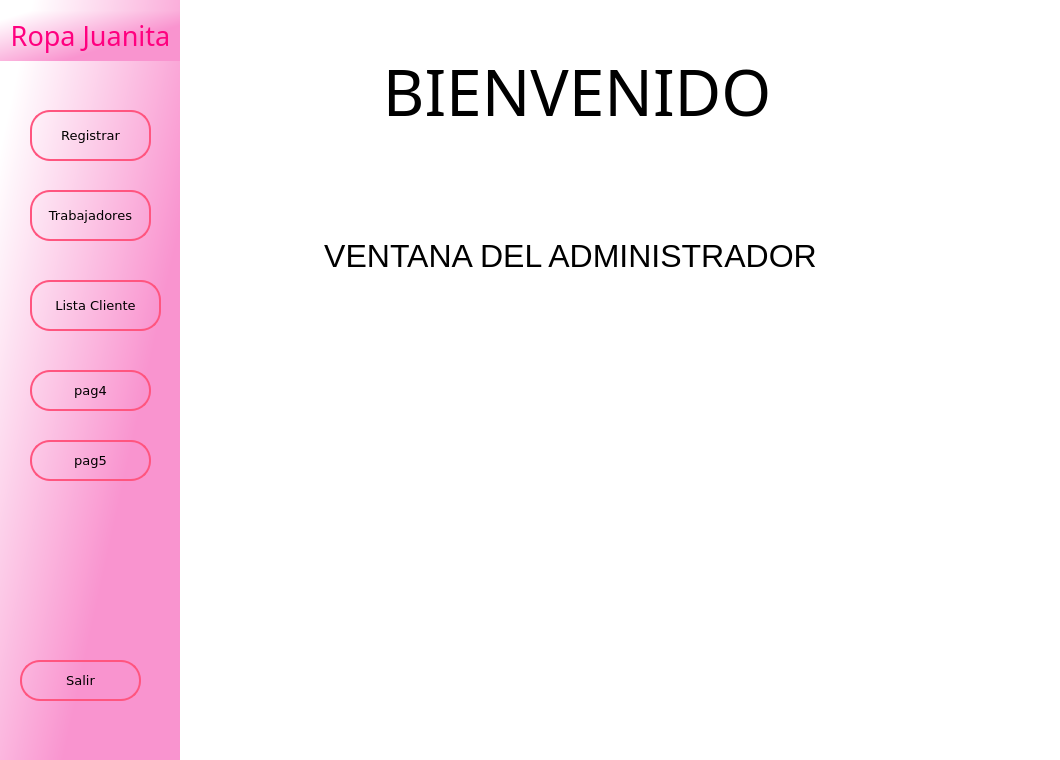
<?xml version="1.0" encoding="UTF-8"?>
<ui version="4.0">
 <class>MainWindow</class>
 <widget class="QMainWindow" name="MainWindow">
  <property name="geometry">
   <rect>
    <x>0</x>
    <y>0</y>
    <width>1060</width>
    <height>760</height>
   </rect>
  </property>
  <property name="windowTitle">
   <string>VENTANA DEL ADMINISTRADOR</string>
  </property>
  <property name="windowIcon">
   <iconset>
    <normaloff>logo1.png</normaloff>logo1.png</iconset>
  </property>
  <property name="styleSheet">
   <string notr="true"/>
  </property>
  <widget class="QWidget" name="centralwidget">
   <layout class="QHBoxLayout" name="horizontalLayout">
    <property name="spacing">
     <number>0</number>
    </property>
    <property name="leftMargin">
     <number>0</number>
    </property>
    <property name="topMargin">
     <number>0</number>
    </property>
    <property name="rightMargin">
     <number>0</number>
    </property>
    <property name="bottomMargin">
     <number>0</number>
    </property>
    <item>
     <widget class="QFrame" name="frame">
      <property name="frameShape">
       <enum>QFrame::NoFrame</enum>
      </property>
      <property name="frameShadow">
       <enum>QFrame::Raised</enum>
      </property>
      <layout class="QVBoxLayout" name="verticalLayout">
       <property name="spacing">
        <number>0</number>
       </property>
       <property name="leftMargin">
        <number>0</number>
       </property>
       <property name="topMargin">
        <number>0</number>
       </property>
       <property name="rightMargin">
        <number>0</number>
       </property>
       <property name="bottomMargin">
        <number>0</number>
       </property>
       <item>
        <widget class="QFrame" name="frame_2">
         <property name="frameShape">
          <enum>QFrame::NoFrame</enum>
         </property>
         <property name="frameShadow">
          <enum>QFrame::Raised</enum>
         </property>
         <layout class="QHBoxLayout" name="horizontalLayout_2">
          <property name="spacing">
           <number>0</number>
          </property>
          <property name="leftMargin">
           <number>0</number>
          </property>
          <property name="topMargin">
           <number>0</number>
          </property>
          <property name="rightMargin">
           <number>0</number>
          </property>
          <property name="bottomMargin">
           <number>0</number>
          </property>
          <item>
           <widget class="QFrame" name="menuizquierdo">
            <property name="minimumSize">
             <size>
              <width>180</width>
              <height>0</height>
             </size>
            </property>
            <property name="maximumSize">
             <size>
              <width>50</width>
              <height>16777215</height>
             </size>
            </property>
            <property name="frameShape">
             <enum>QFrame::NoFrame</enum>
            </property>
            <property name="frameShadow">
             <enum>QFrame::Raised</enum>
            </property>
            <layout class="QVBoxLayout" name="verticalLayout_2">
             <property name="spacing">
              <number>0</number>
             </property>
             <property name="leftMargin">
              <number>0</number>
             </property>
             <property name="topMargin">
              <number>0</number>
             </property>
             <property name="rightMargin">
              <number>0</number>
             </property>
             <property name="bottomMargin">
              <number>0</number>
             </property>
             <item>
              <widget class="QFrame" name="menubotones">
               <property name="styleSheet">
                <string notr="true">QFrame{
background-color:qlineargradient(spread:pad, x1:1, y1:1, x2:0.06, y2:0.131227, stop:0.373134 rgba(249, 148, 207, 255), stop:1 rgba(255, 255, 255, 255))
}

QPushButton{
border:2px solid rgb(255, 85, 127);
border-radius:20px;

}

QPushButton:hover{
background-color:rgb(255, 255, 255);
}</string>
               </property>
               <property name="frameShape">
                <enum>QFrame::NoFrame</enum>
               </property>
               <property name="frameShadow">
                <enum>QFrame::Raised</enum>
               </property>
               <widget class="QPushButton" name="btnRegistro">
                <property name="geometry">
                 <rect>
                  <x>30</x>
                  <y>110</y>
                  <width>121</width>
                  <height>51</height>
                 </rect>
                </property>
                <property name="font">
                 <font>
                  <family>Verdana</family>
                  <pointsize>10</pointsize>
                 </font>
                </property>
                <property name="text">
                 <string>Registrar</string>
                </property>
               </widget>
               <widget class="QPushButton" name="btnPag2">
                <property name="geometry">
                 <rect>
                  <x>30</x>
                  <y>190</y>
                  <width>121</width>
                  <height>51</height>
                 </rect>
                </property>
                <property name="font">
                 <font>
                  <family>Verdana</family>
                  <pointsize>10</pointsize>
                 </font>
                </property>
                <property name="text">
                 <string>Trabajadores</string>
                </property>
               </widget>
               <widget class="QPushButton" name="btnPag3">
                <property name="geometry">
                 <rect>
                  <x>30</x>
                  <y>280</y>
                  <width>131</width>
                  <height>51</height>
                 </rect>
                </property>
                <property name="font">
                 <font>
                  <family>Verdana</family>
                  <pointsize>10</pointsize>
                 </font>
                </property>
                <property name="text">
                 <string>Lista Cliente</string>
                </property>
               </widget>
               <widget class="QPushButton" name="btnPag4">
                <property name="geometry">
                 <rect>
                  <x>30</x>
                  <y>370</y>
                  <width>121</width>
                  <height>41</height>
                 </rect>
                </property>
                <property name="font">
                 <font>
                  <family>Verdana</family>
                  <pointsize>10</pointsize>
                 </font>
                </property>
                <property name="text">
                 <string>pag4</string>
                </property>
               </widget>
               <widget class="QPushButton" name="btnPag5">
                <property name="geometry">
                 <rect>
                  <x>30</x>
                  <y>440</y>
                  <width>121</width>
                  <height>41</height>
                 </rect>
                </property>
                <property name="font">
                 <font>
                  <family>Verdana</family>
                  <pointsize>10</pointsize>
                 </font>
                </property>
                <property name="text">
                 <string>pag5</string>
                </property>
               </widget>
               <widget class="QPushButton" name="btnSalir">
                <property name="geometry">
                 <rect>
                  <x>30</x>
                  <y>790</y>
                  <width>131</width>
                  <height>51</height>
                 </rect>
                </property>
                <property name="font">
                 <font>
                  <family>Verdana</family>
                  <pointsize>10</pointsize>
                 </font>
                </property>
                <property name="text">
                 <string>salir</string>
                </property>
               </widget>
               <widget class="QLabel" name="label_24">
                <property name="geometry">
                 <rect>
                  <x>0</x>
                  <y>10</y>
                  <width>181</width>
                  <height>51</height>
                 </rect>
                </property>
                <property name="font">
                 <font>
                  <family>Rage Italic</family>
                 </font>
                </property>
                <property name="styleSheet">
                 <string notr="true"/>
                </property>
                <property name="text">
                 <string>&lt;html&gt;&lt;head/&gt;&lt;body&gt;&lt;p align=&quot;center&quot;&gt;&lt;span style=&quot; font-size:20pt; color:#ff007f;&quot;&gt;Ropa Juanita&lt;/span&gt;&lt;/p&gt;&lt;/body&gt;&lt;/html&gt;</string>
                </property>
               </widget>
               <widget class="QPushButton" name="btnSalidaAdmi">
                <property name="geometry">
                 <rect>
                  <x>20</x>
                  <y>660</y>
                  <width>121</width>
                  <height>41</height>
                 </rect>
                </property>
                <property name="font">
                 <font>
                  <family>Verdana</family>
                  <pointsize>10</pointsize>
                 </font>
                </property>
                <property name="text">
                 <string>Salir</string>
                </property>
               </widget>
              </widget>
             </item>
            </layout>
           </widget>
          </item>
          <item>
           <widget class="QFrame" name="menuderecho">
            <property name="styleSheet">
             <string notr="true">background-color: rgb(255, 255, 255);</string>
            </property>
            <property name="frameShape">
             <enum>QFrame::NoFrame</enum>
            </property>
            <property name="frameShadow">
             <enum>QFrame::Raised</enum>
            </property>
            <layout class="QVBoxLayout" name="verticalLayout_3">
             <property name="spacing">
              <number>0</number>
             </property>
             <property name="leftMargin">
              <number>0</number>
             </property>
             <property name="topMargin">
              <number>0</number>
             </property>
             <property name="rightMargin">
              <number>0</number>
             </property>
             <property name="bottomMargin">
              <number>0</number>
             </property>
             <item>
              <widget class="QStackedWidget" name="paginas">
               <property name="font">
                <font>
                 <kerning>true</kerning>
                </font>
               </property>
               <property name="styleSheet">
                <string notr="true"/>
               </property>
               <property name="currentIndex">
                <number>5</number>
               </property>
               <widget class="QWidget" name="page">
                <widget class="QLabel" name="label_2">
                 <property name="geometry">
                  <rect>
                   <x>80</x>
                   <y>170</y>
                   <width>111</width>
                   <height>41</height>
                  </rect>
                 </property>
                 <property name="font">
                  <font>
                   <family>Verdana</family>
                   <pointsize>12</pointsize>
                  </font>
                 </property>
                 <property name="text">
                  <string>Nombre:</string>
                 </property>
                </widget>
                <widget class="QLabel" name="label_3">
                 <property name="geometry">
                  <rect>
                   <x>80</x>
                   <y>240</y>
                   <width>181</width>
                   <height>41</height>
                  </rect>
                 </property>
                 <property name="font">
                  <font>
                   <family>Verdana</family>
                   <pointsize>12</pointsize>
                  </font>
                 </property>
                 <property name="text">
                  <string>Apellido Paterno:</string>
                 </property>
                </widget>
                <widget class="QLabel" name="label_4">
                 <property name="geometry">
                  <rect>
                   <x>80</x>
                   <y>100</y>
                   <width>111</width>
                   <height>41</height>
                  </rect>
                 </property>
                 <property name="font">
                  <font>
                   <family>Verdana</family>
                   <pointsize>12</pointsize>
                  </font>
                 </property>
                 <property name="text">
                  <string>DNI:</string>
                 </property>
                </widget>
                <widget class="QLabel" name="label_5">
                 <property name="geometry">
                  <rect>
                   <x>80</x>
                   <y>390</y>
                   <width>111</width>
                   <height>41</height>
                  </rect>
                 </property>
                 <property name="font">
                  <font>
                   <family>Verdana</family>
                   <pointsize>12</pointsize>
                  </font>
                 </property>
                 <property name="text">
                  <string>Telefono:</string>
                 </property>
                </widget>
                <widget class="QLabel" name="label_6">
                 <property name="geometry">
                  <rect>
                   <x>80</x>
                   <y>320</y>
                   <width>181</width>
                   <height>41</height>
                  </rect>
                 </property>
                 <property name="font">
                  <font>
                   <family>Verdana</family>
                   <pointsize>12</pointsize>
                  </font>
                 </property>
                 <property name="text">
                  <string>Apellido Materno:</string>
                 </property>
                </widget>
                <widget class="QLineEdit" name="txtNombreTrabajo">
                 <property name="geometry">
                  <rect>
                   <x>270</x>
                   <y>170</y>
                   <width>161</width>
                   <height>41</height>
                  </rect>
                 </property>
                 <property name="font">
                  <font>
                   <family>Verdana</family>
                   <pointsize>12</pointsize>
                  </font>
                 </property>
                 <property name="styleSheet">
                  <string notr="true">QLineEdit{
background-color: rgb(255, 255, 255);
border:none;
border-bottom:2px solid rgb(255, 0, 127);
padding-bottom:7px;
}</string>
                 </property>
                </widget>
                <widget class="QLineEdit" name="txtApellidoPTrabajo">
                 <property name="geometry">
                  <rect>
                   <x>270</x>
                   <y>240</y>
                   <width>161</width>
                   <height>41</height>
                  </rect>
                 </property>
                 <property name="font">
                  <font>
                   <family>Verdana</family>
                   <pointsize>12</pointsize>
                  </font>
                 </property>
                 <property name="styleSheet">
                  <string notr="true">QLineEdit{
background-color: rgb(255, 255, 255);
border:none;
border-bottom:2px solid rgb(255, 0, 127);
padding-bottom:7px;
}</string>
                 </property>
                </widget>
                <widget class="QLineEdit" name="txtApellidoMTrabajo">
                 <property name="geometry">
                  <rect>
                   <x>270</x>
                   <y>320</y>
                   <width>161</width>
                   <height>41</height>
                  </rect>
                 </property>
                 <property name="font">
                  <font>
                   <family>Verdana</family>
                   <pointsize>12</pointsize>
                  </font>
                 </property>
                 <property name="styleSheet">
                  <string notr="true">QLineEdit{
background-color: rgb(255, 255, 255);
border:none;
border-bottom:2px solid rgb(255, 0, 127);
padding-bottom:7px;
}</string>
                 </property>
                </widget>
                <widget class="QLineEdit" name="txtDNITrabajo">
                 <property name="geometry">
                  <rect>
                   <x>270</x>
                   <y>100</y>
                   <width>161</width>
                   <height>41</height>
                  </rect>
                 </property>
                 <property name="font">
                  <font>
                   <family>Verdana</family>
                   <pointsize>12</pointsize>
                  </font>
                 </property>
                 <property name="styleSheet">
                  <string notr="true">QLineEdit{
background-color: rgb(255, 255, 255);
border:none;
border-bottom:2px solid rgb(255, 0, 127);
padding-bottom:7px;
}</string>
                 </property>
                </widget>
                <widget class="QLineEdit" name="txtTelefonoTrabajo">
                 <property name="geometry">
                  <rect>
                   <x>270</x>
                   <y>390</y>
                   <width>161</width>
                   <height>41</height>
                  </rect>
                 </property>
                 <property name="font">
                  <font>
                   <family>Verdana</family>
                   <pointsize>12</pointsize>
                  </font>
                 </property>
                 <property name="styleSheet">
                  <string notr="true">QLineEdit{
background-color: rgb(255, 255, 255);
border:none;
border-bottom:2px solid rgb(255, 0, 127);
padding-bottom:7px;
}</string>
                 </property>
                </widget>
                <widget class="QLabel" name="label_25">
                 <property name="geometry">
                  <rect>
                   <x>70</x>
                   <y>0</y>
                   <width>621</width>
                   <height>91</height>
                  </rect>
                 </property>
                 <property name="font">
                  <font>
                   <pointsize>24</pointsize>
                  </font>
                 </property>
                 <property name="text">
                  <string>Registro del Trabajador</string>
                 </property>
                 <property name="alignment">
                  <set>Qt::AlignCenter</set>
                 </property>
                </widget>
                <widget class="QLineEdit" name="txtCorreoTrabajo">
                 <property name="geometry">
                  <rect>
                   <x>270</x>
                   <y>460</y>
                   <width>161</width>
                   <height>41</height>
                  </rect>
                 </property>
                 <property name="font">
                  <font>
                   <family>Verdana</family>
                   <pointsize>12</pointsize>
                  </font>
                 </property>
                 <property name="styleSheet">
                  <string notr="true">QLineEdit{
background-color: rgb(255, 255, 255);
border:none;
border-bottom:2px solid rgb(255, 0, 127);
padding-bottom:7px;
}</string>
                 </property>
                 <property name="text">
                  <string/>
                 </property>
                </widget>
                <widget class="QLabel" name="label_7">
                 <property name="geometry">
                  <rect>
                   <x>80</x>
                   <y>460</y>
                   <width>111</width>
                   <height>41</height>
                  </rect>
                 </property>
                 <property name="font">
                  <font>
                   <family>Verdana</family>
                   <pointsize>12</pointsize>
                  </font>
                 </property>
                 <property name="text">
                  <string>Correo:</string>
                 </property>
                </widget>
                <widget class="QLabel" name="label_9">
                 <property name="geometry">
                  <rect>
                   <x>80</x>
                   <y>530</y>
                   <width>111</width>
                   <height>41</height>
                  </rect>
                 </property>
                 <property name="font">
                  <font>
                   <family>Verdana</family>
                   <pointsize>12</pointsize>
                  </font>
                 </property>
                 <property name="text">
                  <string>Cargo:</string>
                 </property>
                </widget>
                <widget class="QLineEdit" name="txtCargoTrabajo">
                 <property name="geometry">
                  <rect>
                   <x>270</x>
                   <y>530</y>
                   <width>161</width>
                   <height>41</height>
                  </rect>
                 </property>
                 <property name="font">
                  <font>
                   <family>Verdana</family>
                   <pointsize>12</pointsize>
                  </font>
                 </property>
                 <property name="styleSheet">
                  <string notr="true">QLineEdit{
background-color: rgb(255, 255, 255);
border:none;
border-bottom:2px solid rgb(255, 0, 127);
padding-bottom:7px;
}</string>
                 </property>
                 <property name="text">
                  <string/>
                 </property>
                </widget>
                <widget class="QPushButton" name="btnRegistroTrabajo">
                 <property name="geometry">
                  <rect>
                   <x>340</x>
                   <y>690</y>
                   <width>201</width>
                   <height>51</height>
                  </rect>
                 </property>
                 <property name="font">
                  <font>
                   <family>Verdana</family>
                   <pointsize>12</pointsize>
                  </font>
                 </property>
                 <property name="cursor">
                  <cursorShape>PointingHandCursor</cursorShape>
                 </property>
                 <property name="styleSheet">
                  <string notr="true">QPushButton{
border:2px solid rgb(255, 85, 127);
border-radius:20px;

}

QPushButton:hover{
background-color:qlineargradient(spread:pad, x1:1, y1:1, x2:0.06, y2:0.131227, stop:0.373134 rgba(249, 148, 207, 255), stop:1 rgba(255, 255, 255, 255))
}</string>
                 </property>
                 <property name="text">
                  <string>Registrar</string>
                 </property>
                </widget>
                <widget class="QLineEdit" name="txtSueldoTrabajo">
                 <property name="geometry">
                  <rect>
                   <x>270</x>
                   <y>600</y>
                   <width>161</width>
                   <height>41</height>
                  </rect>
                 </property>
                 <property name="font">
                  <font>
                   <family>Verdana</family>
                   <pointsize>12</pointsize>
                  </font>
                 </property>
                 <property name="styleSheet">
                  <string notr="true">QLineEdit{
background-color: rgb(255, 255, 255);
border:none;
border-bottom:2px solid rgb(255, 0, 127);
padding-bottom:7px;
}</string>
                 </property>
                 <property name="text">
                  <string/>
                 </property>
                </widget>
                <widget class="QLabel" name="label_10">
                 <property name="geometry">
                  <rect>
                   <x>80</x>
                   <y>600</y>
                   <width>111</width>
                   <height>41</height>
                  </rect>
                 </property>
                 <property name="font">
                  <font>
                   <family>Verdana</family>
                   <pointsize>12</pointsize>
                  </font>
                 </property>
                 <property name="text">
                  <string>Sueldo:</string>
                 </property>
                </widget>
               </widget>
               <widget class="QWidget" name="page_2">
                <widget class="QLabel" name="label_8">
                 <property name="geometry">
                  <rect>
                   <x>290</x>
                   <y>270</y>
                   <width>291</width>
                   <height>261</height>
                  </rect>
                 </property>
                 <property name="text">
                  <string/>
                 </property>
                 <property name="pixmap">
                  <pixmap>logoSinFondo2.png</pixmap>
                 </property>
                 <property name="scaledContents">
                  <bool>true</bool>
                 </property>
                </widget>
                <widget class="QTableWidget" name="tblListaTrabajo">
                 <property name="geometry">
                  <rect>
                   <x>30</x>
                   <y>140</y>
                   <width>831</width>
                   <height>421</height>
                  </rect>
                 </property>
                 <property name="styleSheet">
                  <string notr="true">border:2px solid rgb(255, 85, 127);</string>
                 </property>
                 <column>
                  <property name="text">
                   <string>DNI</string>
                  </property>
                 </column>
                 <column>
                  <property name="text">
                   <string>NOMBRE</string>
                  </property>
                 </column>
                 <column>
                  <property name="text">
                   <string>APELLIDO P</string>
                  </property>
                 </column>
                 <column>
                  <property name="text">
                   <string>APELLIDO M</string>
                  </property>
                 </column>
                 <column>
                  <property name="text">
                   <string>TELEFONO</string>
                  </property>
                 </column>
                 <column>
                  <property name="text">
                   <string>CORREO</string>
                  </property>
                 </column>
                 <column>
                  <property name="text">
                   <string>CARGO</string>
                  </property>
                 </column>
                 <column>
                  <property name="text">
                   <string>SUELDO</string>
                  </property>
                 </column>
                </widget>
                <widget class="QLabel" name="label_27">
                 <property name="geometry">
                  <rect>
                   <x>210</x>
                   <y>20</y>
                   <width>471</width>
                   <height>61</height>
                  </rect>
                 </property>
                 <property name="font">
                  <font>
                   <family>Verdana</family>
                   <pointsize>24</pointsize>
                  </font>
                 </property>
                 <property name="text">
                  <string>Lista de Trabajadores</string>
                 </property>
                 <property name="alignment">
                  <set>Qt::AlignCenter</set>
                 </property>
                </widget>
                <widget class="QPushButton" name="btnConsultaTrabajador">
                 <property name="geometry">
                  <rect>
                   <x>330</x>
                   <y>620</y>
                   <width>201</width>
                   <height>51</height>
                  </rect>
                 </property>
                 <property name="font">
                  <font>
                   <family>Verdana</family>
                   <pointsize>12</pointsize>
                  </font>
                 </property>
                 <property name="cursor">
                  <cursorShape>PointingHandCursor</cursorShape>
                 </property>
                 <property name="styleSheet">
                  <string notr="true">QPushButton{
border:2px solid rgb(255, 85, 127);
border-radius:20px;

}

QPushButton:hover{
background-color:qlineargradient(spread:pad, x1:1, y1:1, x2:0.06, y2:0.131227, stop:0.373134 rgba(249, 148, 207, 255), stop:1 rgba(255, 255, 255, 255))
}</string>
                 </property>
                 <property name="text">
                  <string>Consultar</string>
                 </property>
                </widget>
               </widget>
               <widget class="QWidget" name="page_3">
                <property name="styleSheet">
                 <string notr="true"/>
                </property>
                <widget class="QLabel" name="label_28">
                 <property name="geometry">
                  <rect>
                   <x>200</x>
                   <y>20</y>
                   <width>471</width>
                   <height>61</height>
                  </rect>
                 </property>
                 <property name="font">
                  <font>
                   <family>Verdana</family>
                   <pointsize>24</pointsize>
                  </font>
                 </property>
                 <property name="text">
                  <string>Lista de Clientes</string>
                 </property>
                 <property name="alignment">
                  <set>Qt::AlignCenter</set>
                 </property>
                </widget>
                <widget class="QTableWidget" name="tblListaCliente">
                 <property name="geometry">
                  <rect>
                   <x>70</x>
                   <y>140</y>
                   <width>761</width>
                   <height>431</height>
                  </rect>
                 </property>
                 <property name="styleSheet">
                  <string notr="true">border:2px solid rgb(255, 85, 127);</string>
                 </property>
                 <column>
                  <property name="text">
                   <string>DNI</string>
                  </property>
                 </column>
                 <column>
                  <property name="text">
                   <string>NOMBRE</string>
                  </property>
                 </column>
                 <column>
                  <property name="text">
                   <string>APELLIDO P</string>
                  </property>
                 </column>
                 <column>
                  <property name="text">
                   <string>APELLIDO M</string>
                  </property>
                 </column>
                 <column>
                  <property name="text">
                   <string>TELEFONO</string>
                  </property>
                 </column>
                 <column>
                  <property name="text">
                   <string>CORREO</string>
                  </property>
                 </column>
                </widget>
                <widget class="QPushButton" name="btnConsultaCliente">
                 <property name="geometry">
                  <rect>
                   <x>340</x>
                   <y>640</y>
                   <width>201</width>
                   <height>51</height>
                  </rect>
                 </property>
                 <property name="font">
                  <font>
                   <family>Verdana</family>
                   <pointsize>12</pointsize>
                  </font>
                 </property>
                 <property name="cursor">
                  <cursorShape>PointingHandCursor</cursorShape>
                 </property>
                 <property name="styleSheet">
                  <string notr="true">QPushButton{
border:2px solid rgb(255, 85, 127);
border-radius:20px;

}

QPushButton:hover{
background-color:qlineargradient(spread:pad, x1:1, y1:1, x2:0.06, y2:0.131227, stop:0.373134 rgba(249, 148, 207, 255), stop:1 rgba(255, 255, 255, 255))
}</string>
                 </property>
                 <property name="text">
                  <string>Consultar</string>
                 </property>
                </widget>
               </widget>
               <widget class="QWidget" name="page_4">
                <property name="styleSheet">
                 <string notr="true"/>
                </property>
               </widget>
               <widget class="QWidget" name="page_5">
                <property name="styleSheet">
                 <string notr="true"/>
                </property>
               </widget>
               <widget class="QWidget" name="page_6">
                <property name="styleSheet">
                 <string notr="true">background-color: rgb(255, 255, 255)</string>
                </property>
                <widget class="QLabel" name="label_21">
                 <property name="geometry">
                  <rect>
                   <x>150</x>
                   <y>30</y>
                   <width>511</width>
                   <height>121</height>
                  </rect>
                 </property>
                 <property name="font">
                  <font>
                   <family>Tw Cen MT Condensed Extra Bold</family>
                   <pointsize>48</pointsize>
                  </font>
                 </property>
                 <property name="text">
                  <string>BIENVENIDO </string>
                 </property>
                 <property name="alignment">
                  <set>Qt::AlignCenter</set>
                 </property>
                </widget>
                <widget class="QLabel" name="label_22">
                 <property name="geometry">
                  <rect>
                   <x>80</x>
                   <y>210</y>
                   <width>621</width>
                   <height>91</height>
                  </rect>
                 </property>
                 <property name="font">
                  <font>
                   <pointsize>24</pointsize>
                  </font>
                 </property>
                 <property name="text">
                  <string>VENTANA DEL ADMINISTRADOR</string>
                 </property>
                 <property name="alignment">
                  <set>Qt::AlignCenter</set>
                 </property>
                </widget>
                <widget class="QLabel" name="label_23">
                 <property name="geometry">
                  <rect>
                   <x>220</x>
                   <y>340</y>
                   <width>331</width>
                   <height>341</height>
                  </rect>
                 </property>
                 <property name="text">
                  <string/>
                 </property>
                 <property name="pixmap">
                  <pixmap>logo1.png</pixmap>
                 </property>
                 <property name="scaledContents">
                  <bool>true</bool>
                 </property>
                </widget>
               </widget>
              </widget>
             </item>
            </layout>
           </widget>
          </item>
         </layout>
        </widget>
       </item>
      </layout>
     </widget>
    </item>
   </layout>
  </widget>
 </widget>
 <resources/>
 <connections/>
</ui>
